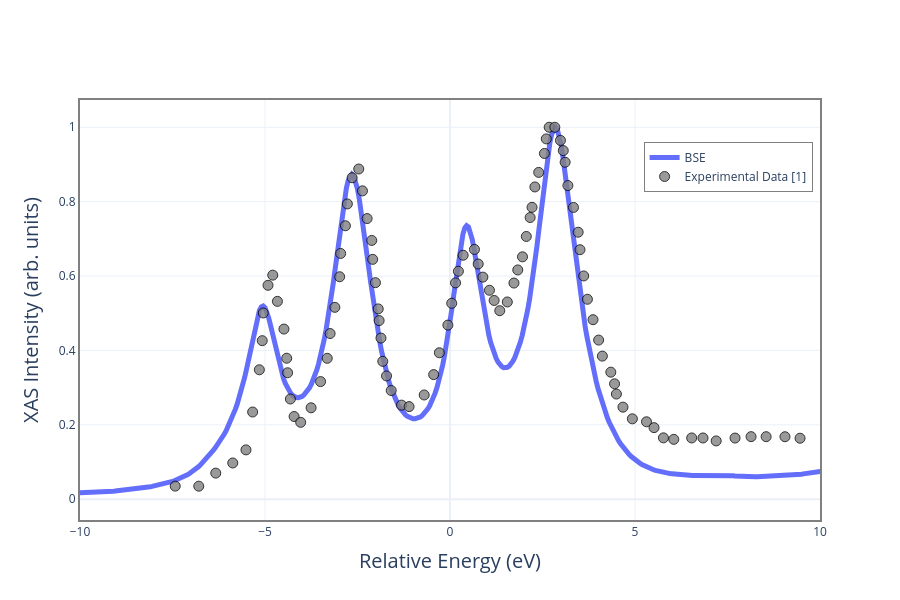

The code cell stored with this chart in its notebook:
### Code cell
fig=go.Figure()
bseres.plot_xas(fig=fig, element='Ti', core_level='2p', site_number=1, name='BSE', lw=5)
fig.add_trace(go.Scatter(x=exp[0], y=exp[1]/max(exp[1]), mode='markers',  marker=dict(size=10,color='grey',opacity=0.8,line=dict(width=1, color='black')),name='Experimental Data [1]' ))
fig.update_layout(xaxis=dict(range=[-10, 10]))

### Figure 1 — Plotly figure (JSON) as saved in the notebook; plotly's stock layout.template omitted (floating-point values rounded to 4 significant figures; data arrays with more than 128 entries replaced by an {"elided": "..."} marker saying what was removed)
{"data": [{"line": {"width": 5}, "mode": "lines", "name": "BSE", "type": "scatter", "x": {"elided": "2001 float values"}, "y": {"elided": "2001 float values"}}, {"marker": {"color": "grey", "line": {"color": "black", "width": 1}, "opacity": 0.8, "size": 10}, "mode": "markers", "name": "Experimental Data [1]", "type": "scatter", "x": [-7.427, -6.79, -6.331, -5.872, -5.514, -5.334, -5.153, -5.075, -5.047, -4.918, -4.79, -4.665, -4.488, -4.414, -4.389, -4.314, -4.213, -4.036, -3.754, -3.498, -3.319, -3.241, -3.112, -2.982, -2.955, -2.826, -2.774, -2.645, -2.466, -2.366, -2.24, -2.114, -2.09, -2.015, -1.94, -1.915, -1.866, -1.816, -1.715, -1.589, -1.31, -1.106, -0.6977, -0.4418, -0.2876, -0.05669, 0.04653, 0.1497, 0.2268, 0.3551, 0.6611, 0.762, 0.8885, 1.066, 1.193, 1.345, 1.549, 1.729, 1.831, 1.959, 2.063, 2.166, 2.217, 2.295, 2.398, 2.552, 2.603, 2.68, 2.833, 2.985, 3.061, 3.111, 3.186, 3.338, 3.463, 3.513, 3.614, 3.714, 3.866, 4.017, 4.118, 4.346, 4.447, 4.498, 4.675, 4.929, 5.311, 5.514, 5.768, 6.048, 6.532, 6.838, 7.194, 7.704, 8.137, 8.544, 9.054, 9.461], "y": [0.03521, 0.03504, 0.07017, 0.09747, 0.1326, 0.2344, 0.348, 0.4263, 0.5007, 0.5751, 0.6024, 0.5319, 0.4574, 0.3791, 0.3399, 0.2694, 0.2224, 0.2067, 0.2458, 0.3162, 0.3788, 0.4454, 0.5158, 0.5981, 0.6607, 0.7351, 0.7938, 0.8643, 0.8878, 0.829, 0.7545, 0.6957, 0.6448, 0.5821, 0.5116, 0.4803, 0.4333, 0.3706, 0.3314, 0.2922, 0.2529, 0.249, 0.2802, 0.335, 0.3937, 0.468, 0.5268, 0.5816, 0.6129, 0.6559, 0.6715, 0.6323, 0.597, 0.5617, 0.5343, 0.5068, 0.5303, 0.5812, 0.6164, 0.6516, 0.7064, 0.7573, 0.7847, 0.8395, 0.8787, 0.9295, 0.9687, 1, 1.0, 0.9647, 0.9372, 0.9059, 0.8432, 0.7844, 0.7178, 0.6708, 0.6003, 0.5376, 0.4827, 0.4278, 0.3847, 0.3416, 0.3102, 0.2828, 0.2475, 0.2161, 0.2081, 0.1924, 0.1649, 0.1609, 0.1647, 0.1647, 0.1567, 0.1644, 0.1682, 0.1681, 0.168, 0.164]}], "layout": {"font": {"size": 12}, "height": 600, "hovermode": "x unified", "legend": {"bgcolor": "rgba(255, 255, 255, 0.5)", "bordercolor": "grey", "borderwidth": 1, "x": 0.99, "xanchor": "right", "y": 0.9, "yanchor": "top"}, "showlegend": true, "width": 900, "xaxis": {"linecolor": "grey", "linewidth": 2, "mirror": true, "range": [-10, 10], "showline": true, "title": {"font": {"size": 20}, "text": "Relative Energy (eV)"}}, "yaxis": {"linecolor": "grey", "linewidth": 2, "mirror": true, "showline": true, "title": {"font": {"size": 20}, "text": "XAS Intensity (arb. units)"}}}}
